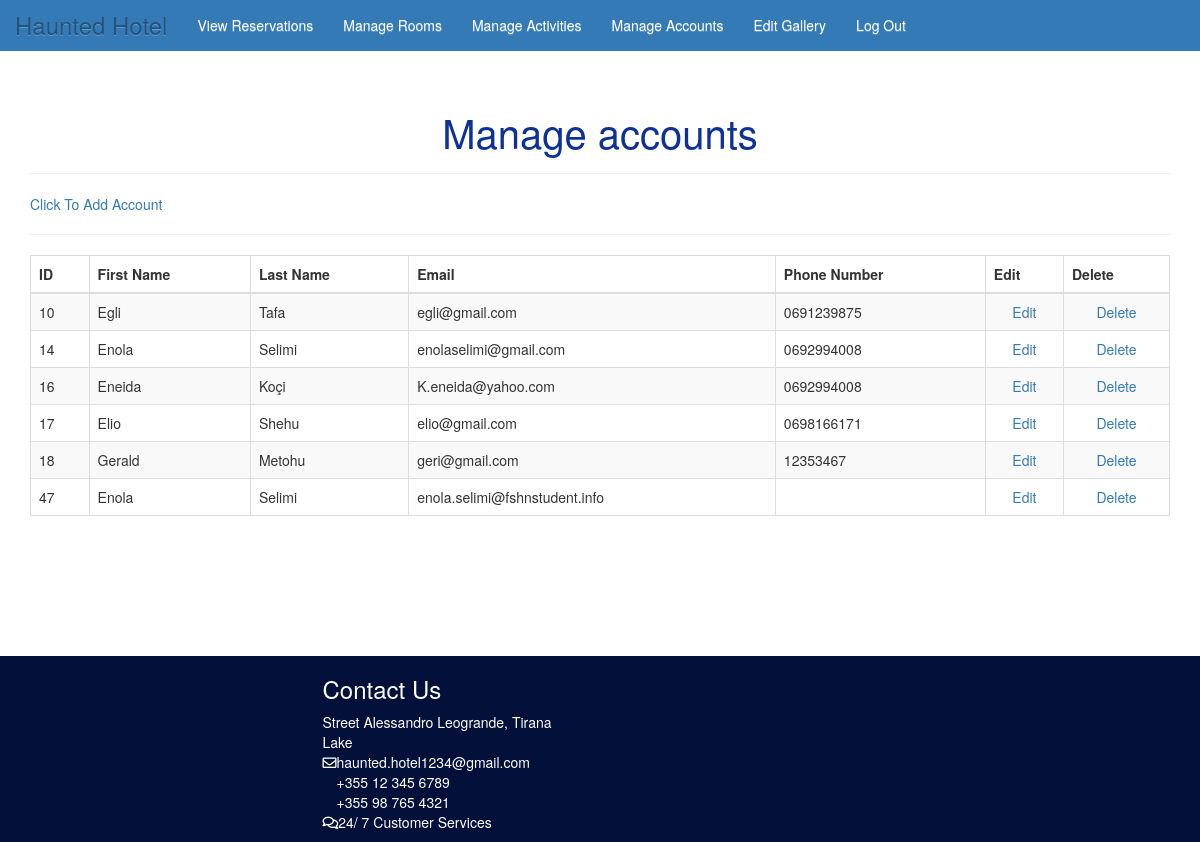
The page /hotel/settings.php (signed in) on the database its author committed.
### tables this page shows
CREATE TABLE `staf` (
  `staffID` int(11) NOT NULL,
  `fname` varchar(255) NOT NULL,
  `lname` varchar(255) NOT NULL,
  `email` varchar(255) NOT NULL,
  `pass` varchar(255) NOT NULL,
  `tel` varchar(20) DEFAULT NULL,
  `roli` enum('user','admin') NOT NULL,
  `profile_pic` text DEFAULT NULL,
  `exp_date` varchar(250) NOT NULL,
  `reset_link_token` varchar(255) NOT NULL,
  `google_id` varchar(150) NOT NULL
);

### hotel/settings.php (the view, shortened to what this page needs)
<!DOCTYPE html>
<html lang="en">
<head>
  <link rel="stylesheet" href="hotelStyle.css?">
</head>
<body>
</body>
</html>
<?php
include ('includes/hotel_connect.php');
if(!isset($_SESSION['emp_id']) || !isset($_SESSION['role'])){
    header('location: index.php');
}else{
    echo '
    <div class="page-header">
        <h1 id="amenities" class="text-center"> Manage accounts </h1>
    </div>
    <a href="register.php" id="addAccount">Click To Add Account</a> <br> <hr>'
    ;
    $q = "SELECT * FROM staf WHERE roli='user'";
    $r = @mysqli_query($dbc, $q);
    echo'
    <div id="order_table">
    <table id="data_table" width="100%" class="table table-striped table-bordered table-hover table-rensponsive">
        <thead>
            <tr class="table-header">
                <th>ID</th>
                <th>First Name</th>
                <th>Last Name</th>
                <th>Email</th>
                <th>Phone Number</th>
                <th>Edit</th>
                <th>Delete</th>
            </tr>
        </thead>
        <tbody id="export_table">';
    while($row = mysqli_fetch_array($r, MYSQLI_ASSOC)){
        echo '
        <tr>
        <td align="left">'.$row['staffID'].'</td>
        <td align="left">'.$row['fname'].'</td>
        <td align="left">'.$row['lname'].'</td>
        <td align="left">'.$row['email'].'</td>
        <td align="left">'.$row['tel'].'</td>
        <td align="center"><a href="ManEdit.php?i=' . $row['staffID'].'&r='.$row['roli'].'">Edit</a></td>
        <td align="center"><a href="ManDelete.php?i=' . $row['staffID'].'">Delete</a></td>
        </tr>
        ';
    }
    echo'
            </tbody>
        </table>
    </div>
    ';
}
?>

### hotel/hotelStyle.css (style rules this page uses)
* { margin: 0; padding: 0; }
body, html { height: 100%; }
body { padding-top: 70px; position: relative }
.navbar-brand { color: #fff; font-size: x-large; }
li a { text-decoration: none; color: #fff; }
ul { list-style-type: none; }
#amenities { color:#0e3198; text-align:center; font-size: 40px; }
h1 { text-align: center; }

### hotel/footerStyle.css (style rules this page uses)
.footer { background-color: #031039; color: #fff; }
.top { margin-top: 10%; }
.grid { display: grid; grid-template-columns: repeat(4, 1fr); grid-gap: 30px; }

### rows shown on the page
staf: staffID "10", fname "Egli", lname "Tafa", email "egli@gmail.com", tel "0691239875"
staf: staffID "14", fname "Enola", lname "Selimi", email "enolaselimi@gmail.com", tel "0692994008"
staf: staffID "16", fname "Eneida", lname "Koçi", email "K.eneida@yahoo.com", tel "0692994008"
staf: staffID "17", fname "Elio", lname "Shehu", email "elio@gmail.com", tel "0698166171"
staf: staffID "18", fname "Gerald", lname "Metohu", email "geri@gmail.com", tel "12353467"
staf: staffID "47", fname "Enola", lname "Selimi", email "enola.selimi@fshnstudent.info"
